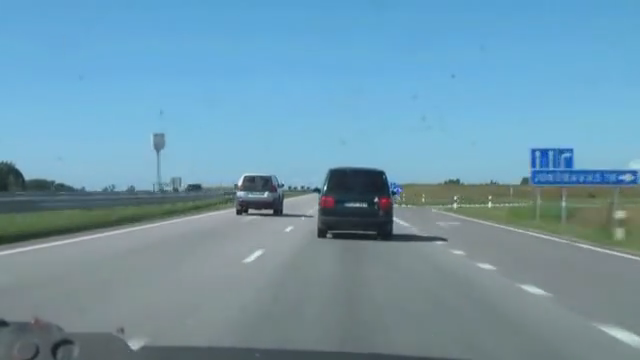
#> input picture frame 37 of 06_opencv/img/highway.mp4, 640 x 360 px
$ python track_trackingAPI.py
#> lines starting #> are read from the running program, lines starting #| are printed output that depends on the picture
# Tracker APIs (track_trackingAPI.py)

import cv2

# 트랙커 객체 생성자 함수 리스트 ---①
trackers = [cv2.legacy.TrackerBoosting_create,
            cv2.legacy.TrackerMIL_create,
            cv2.legacy.TrackerKCF_create,
            cv2.legacy.TrackerTLD_create,
            cv2.legacy.TrackerMedianFlow_create,
            #cv2.legacy.TrackerGOTURN_create,  # GOTURN은 외부 모델 필요하므로 주석
            cv2.legacy.TrackerCSRT_create,
            cv2.legacy.TrackerMOSSE_create]
'''
trackers = [cv2.TrackerBoosting_create,
            cv2.TrackerMIL_create,
            cv2.TrackerKCF_create,
            cv2.TrackerTLD_create,
            cv2.TrackerMedianFlow_create,
            cv2.TrackerGOTURN_create, #버그로 오류 발생
            cv2.TrackerCSRT_create,
            cv2.TrackerMOSSE_create]
            '''
trackerIdx = 0  # 트랙커 생성자 함수 선택 인덱스
tracker = None
isFirst = True

video_src = 0 # 비디오 파일과 카메라 선택 ---②
video_src = "../img/highway.mp4"
cap = cv2.VideoCapture(video_src)
fps = cap.get(cv2.CAP_PROP_FPS) # 프레임 수 구하기
delay = int(1000/fps)
win_name = 'Tracking APIs'
while cap.isOpened():
    ret, frame = cap.read()
#> frame is the input picture: shape (360, 640, 3); mean B, G, R 170.9, 151.4, 111.9
    if not ret:
        print('Cannot read video file')
        break
    img_draw = frame.copy()
    if tracker is None: # 트랙커 생성 안된 경우
        cv2.putText(img_draw, "Press the Space to set ROI!!", \
            (100,80), cv2.FONT_HERSHEY_SIMPLEX, 0.75,(0,0,255),2,cv2.LINE_AA)
    else:
        ok, bbox = tracker.update(frame)   # 새로운 프레임에서 추적 위치 찾기 ---③
        (x,y,w,h) = bbox
        if ok: # 추적 성공
            cv2.rectangle(img_draw, (int(x), int(y)), (int(x + w), int(y + h)), \
                          (0,255,0), 2, 1)
        else : # 추적 실패
            cv2.putText(img_draw, "Tracking fail.", (100,80), \
                        cv2.FONT_HERSHEY_SIMPLEX, 0.75,(0,0,255),2,cv2.LINE_AA)
    trackerName = tracker.__class__.__name__
    cv2.putText(img_draw, str(trackerIdx) + ":"+trackerName , (100,20), \
                 cv2.FONT_HERSHEY_SIMPLEX, 0.75, (0,255,0),2,cv2.LINE_AA)
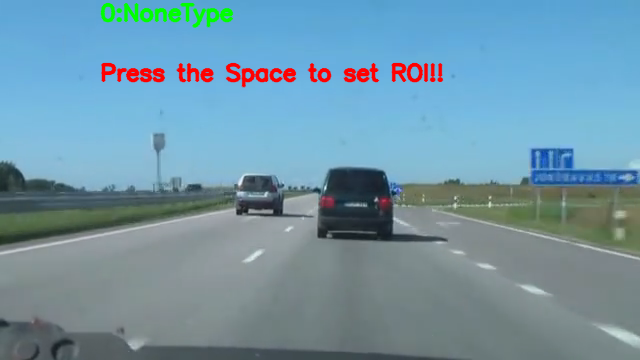
#> img_draw: shape (360, 640, 3); mean B, G, R 167.2, 149.8, 113.2

    cv2.imshow(win_name, img_draw)
    key = cv2.waitKey(delay) & 0xff
#> (key Esc is pressed here)
    # 스페이스 바 또는 비디오 파일 최초 실행 ---④
    if key == ord(' ') or (video_src != 0 and isFirst):
        isFirst = False
#> (the run stopped early here; a loop or call above may not have finished)

$ run again, starting later in the video
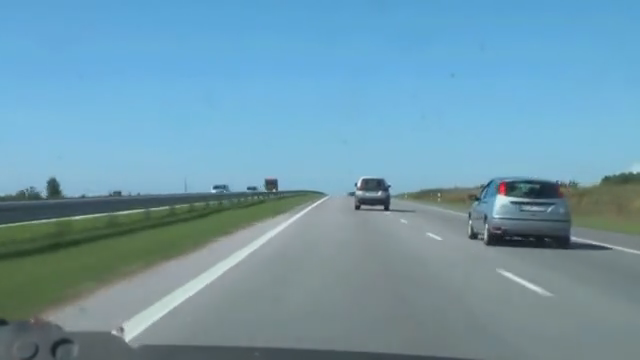
#> input picture frame 170 of 06_opencv/img/highway.mp4, 640 x 360 px
#> frame is the input picture: shape (360, 640, 3); mean B, G, R 172.1, 153.7, 112.4
#> `cv2.putText(img_draw, str(trackerIdx) + ":"+trackerName , (100,20), \ ..`:
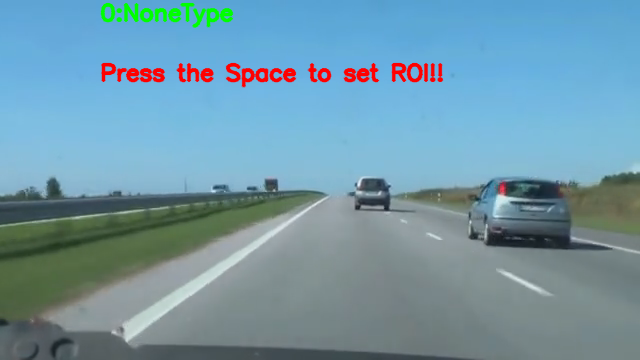
#> img_draw: shape (360, 640, 3); mean B, G, R 168.3, 152.1, 113.7

$ run again, starting later in the video
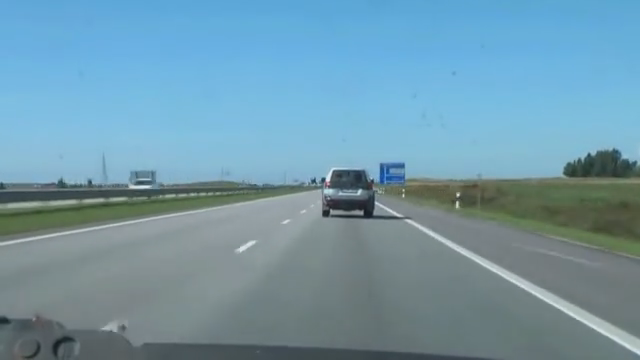
#> input picture frame 302 of 06_opencv/img/highway.mp4, 640 x 360 px
#> frame is the input picture: shape (360, 640, 3); mean B, G, R 169.8, 152.4, 113.9
#> `cv2.putText(img_draw, str(trackerIdx) + ":"+trackerName , (100,20), \ ..`:
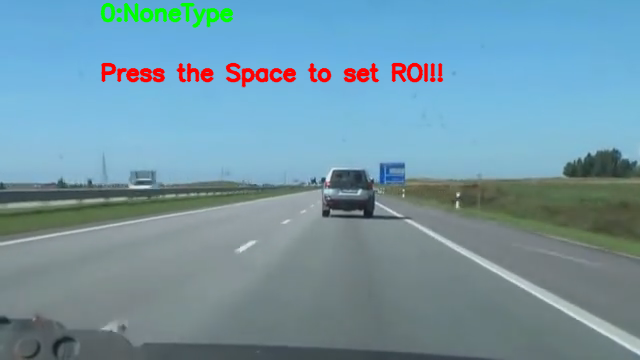
#> img_draw: shape (360, 640, 3); mean B, G, R 166, 150.7, 115
